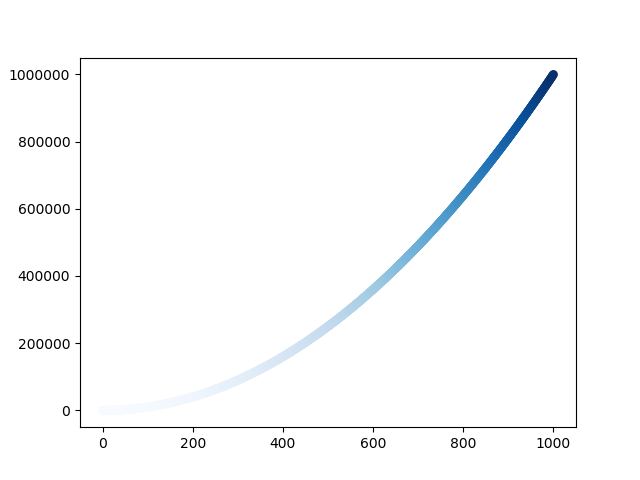

Write Python code to recreate this figure.
import matplotlib.pyplot as plt

# 连线
s=[1,4,9,16,25]
plt.plot([1,2,3,4,5],[1,1,1,2,2],linewidth=5)
plt.show()


# 散点图
plt.scatter([1,2,3,4,5],[1,1,1,2,2])
plt.title("test pic",fontsize=24)
plt.xlabel("X")
plt.ylabel("Y")
plt.tick_params(axis='both',which='major',labelsize=14)
plt.show()


#简单例子 (python的语法糖可真甜嗷，呕)
x_values = list(range(1,1001))
y_values = [x**2 for x in x_values]
# print(x_values)
plt.scatter(x_values,y_values,c='green',edgecolors='none',s=10)
# plt.scatter(x_values,y_values,c=(0,0,0.8),edgecolors='none',s=10)
plt.axis([0,1100,0,1100000])   # 给x,y轴设置取值范围
plt.show()

#颜色映射(colormap)
x_values = list(range(1001))
y_values = [x**2 for x in x_values]
plt.scatter(x_values, y_values, c=y_values, cmap=plt.cm.Blues,edgecolor='none', s=40)
plt.savefig('try.png')
plt.show()


#保存(第二个参数决定是否保留图表多余的空白区域)
#! 要在plt.show()之前 
# plt.savefig('try.png',bbox_inches='tight')
plt.savefig('try.jpg')


